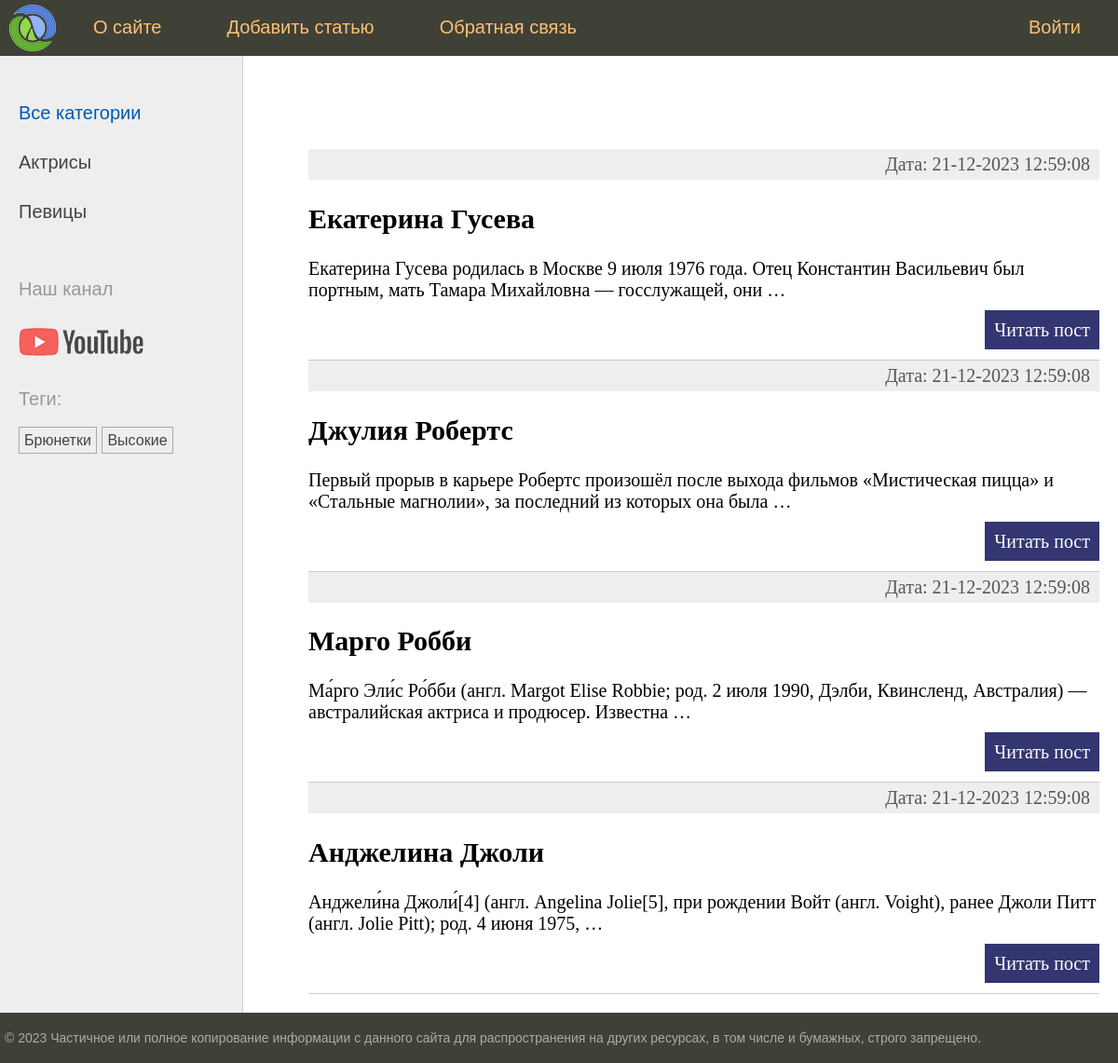
The app's page /, older data.
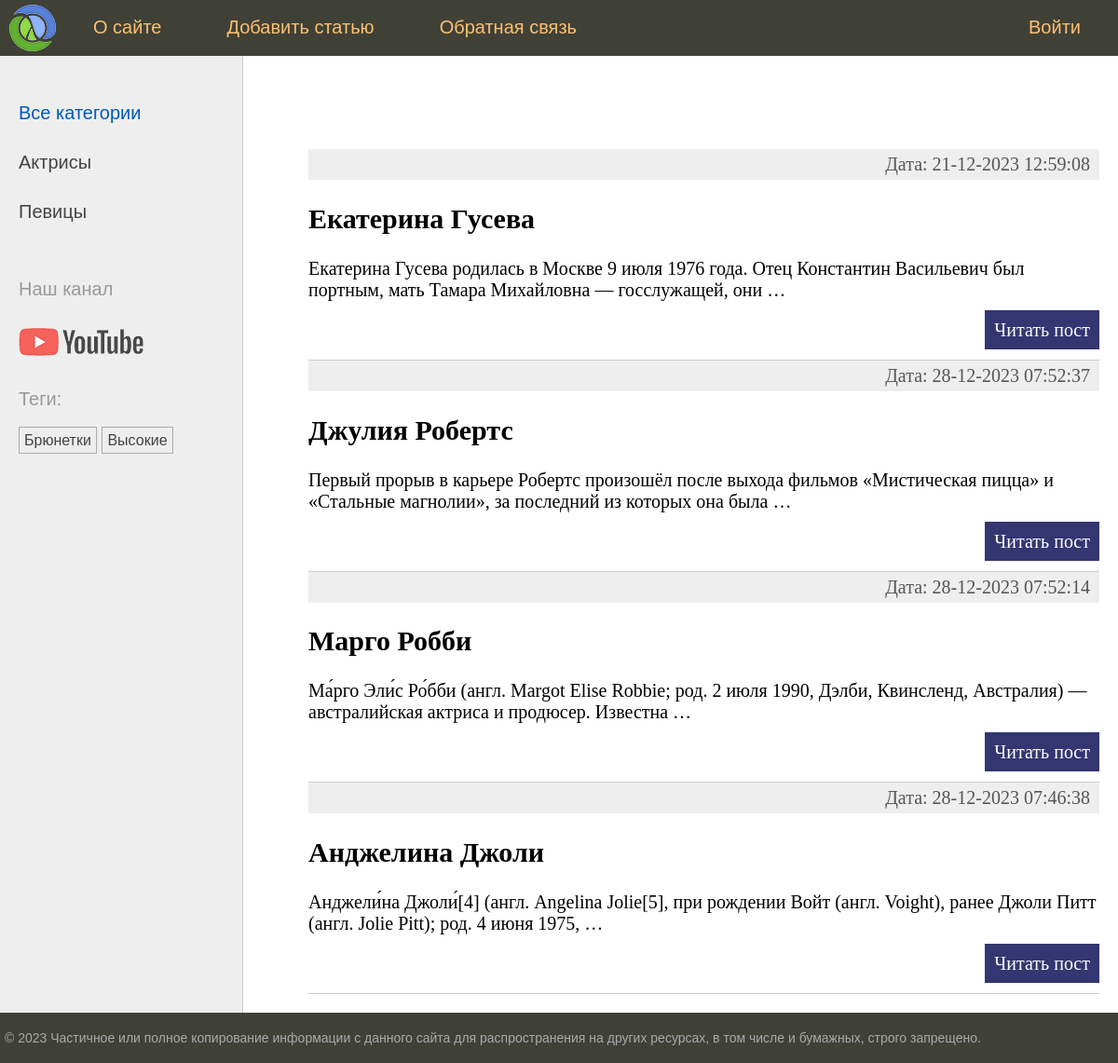
The same page, newer data.
### myprogram/models.py (models this page shows, shortened)
class Program(models.Model):
    class Status(models.IntegerChoices):
        DRAFT = 0, 'Черновик'
        PUBLISHED = 1, 'Опубликовано'
    title = models.CharField(max_length=255, verbose_name='Заголовок')
    slug = models.SlugField(max_length=255, unique=True,
                            db_index=True, verbose_name='Slug',
                            validators=[
                                MinLengthValidator(5, message='Минимум 5 символов'),
                                MaxLengthValidator(100, message='Максимум 100 символов')
                            ])
    content = models.TextField(blank=True, verbose_name='Текст статьи')
    time_create = models.DateTimeField(auto_now_add=True, verbose_name='Время создания')
    time_update = models.DateTimeField(auto_now=True, verbose_name='Время изменения')
    is_published = models.BooleanField(choices=tuple(map(lambda x: (bool(x[0]), x[1]), Status.choices)),
                                       default=Status.DRAFT, verbose_name='Статус')
    cat = models.ForeignKey('Category', on_delete=models.PROTECT, related_name='posts', verbose_name='Категории')
    tags = models.ManyToManyField('TagPost', blank=True, related_name='tags', verbose_name='Теги')
    husband = models.OneToOneField('Husband', on_delete=models.SET_NULL, null=True, blank=True, related_name='wuman',
                                   verbose_name='Муж')
    objects = models.Manager()
    published = PublishedManager()
    class Meta:
        verbose_name = 'Программы'
        verbose_name_plural = 'Программы'
        ordering = ['-time_create']
        indexes = [
            models.Index(fields=['-time_create'])
        ]
    def get_absolute_url(self):
        return reverse('post', kwargs={'post_slug': self.slug})

### myprogram/views.py (the view)
# urls.py: path('', views.index, name='home'),
def index(request):
    posts = Program.published.all().select_related('cat')
    data = {
        'title': 'Главная страница',
        'menu': menu,
        'posts': posts,
        'cat_selected': 0,
    }
    return render(request, 'program/index.html', context=data)

### myprogram/models.py (called while the page is built)
    def get_queryset(self):
        return super().get_queryset().filter(is_published=Program.Status.PUBLISHED)

    def get_absolute_url(self):
        return reverse('category', kwargs={'cat_slug': self.slug})

    def get_absolute_url(self):
        return reverse('tag', kwargs={'tag_slug': self.slug})

### myprogram/templatetags/program_tags.py (called while the page is built)
@register.inclusion_tag('program/list_categories.html')
def show_categories(cat_selected=0):
    cats = Category.objects.annotate(total=Count("posts")).filter(total__gt=0)
    return {'cats': cats, 'cat_selected': cat_selected}

@register.inclusion_tag('program/list_tags.html')
def show_all_tags():
    return {'tags': TagPost.objects.annotate(total=Count("tags")).filter(total__gt=0)}

### myprogram/templates/program/index.html (shortened to what this page needs)
{% extends 'base.html' %}
{% block content %}
<ul class="list-articles">
	{% for p in posts %}
			<li><div class="article-panel">
	<p class="last">Дата: {{p.time_update|date:"d-m-Y H:i:s"}}</p>
	</div>
				<h2>{{p.title}}</h2>
    {% autoescape off %}
	{{p.content|linebreaks|truncatewords:20}}
    {% endautoescape %}
			<p class="link-read-post"><a href="{{ p.get_absolute_url }}">Читать пост</a></p>
			</li>
	{% endfor %}
</ul>
{% endblock %}

Row changes from the older to the newer data that the page shows:
changed Program "Джулия Робертс": time_update "21-12-2023 12:59:08" → "28-12-2023 07:52:37"
changed Program "Марго Робби": time_update "21-12-2023 12:59:08" → "28-12-2023 07:52:14"
changed Program "Анджелина Джоли": time_update "21-12-2023 12:59:08" → "28-12-2023 07:46:38"
